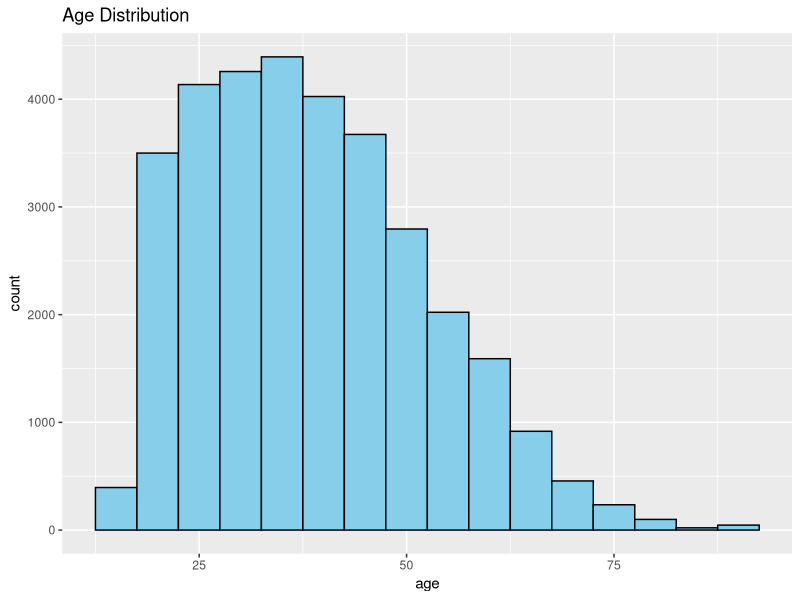
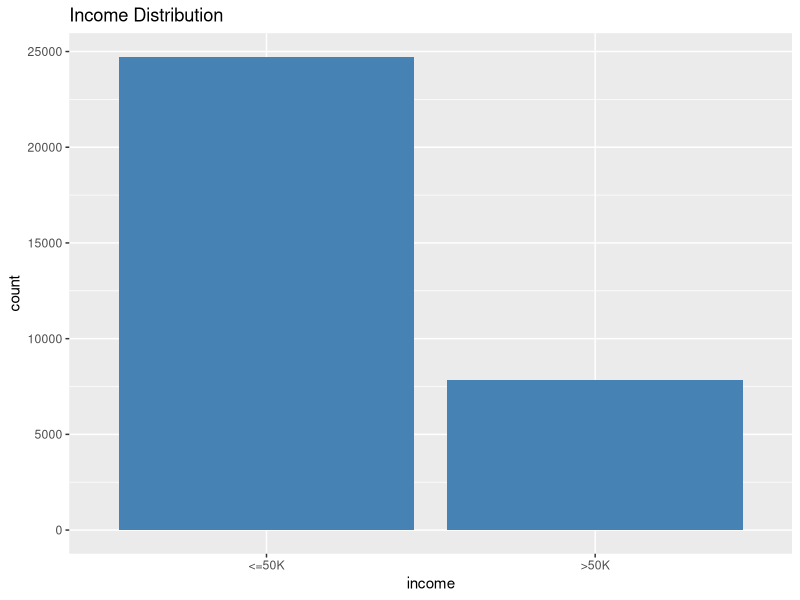
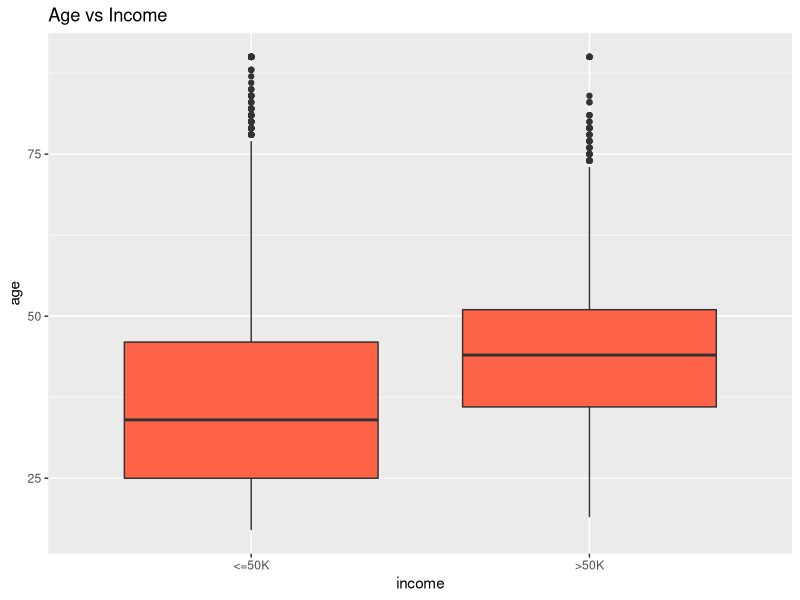
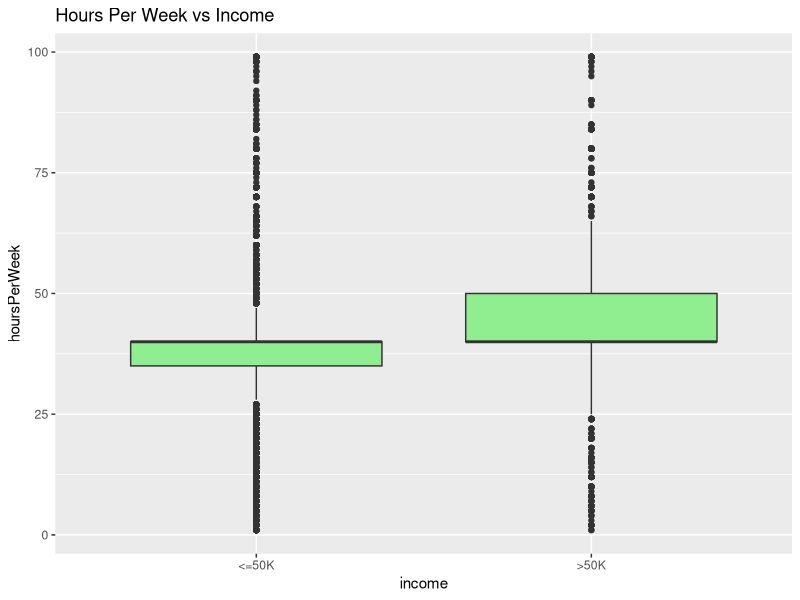
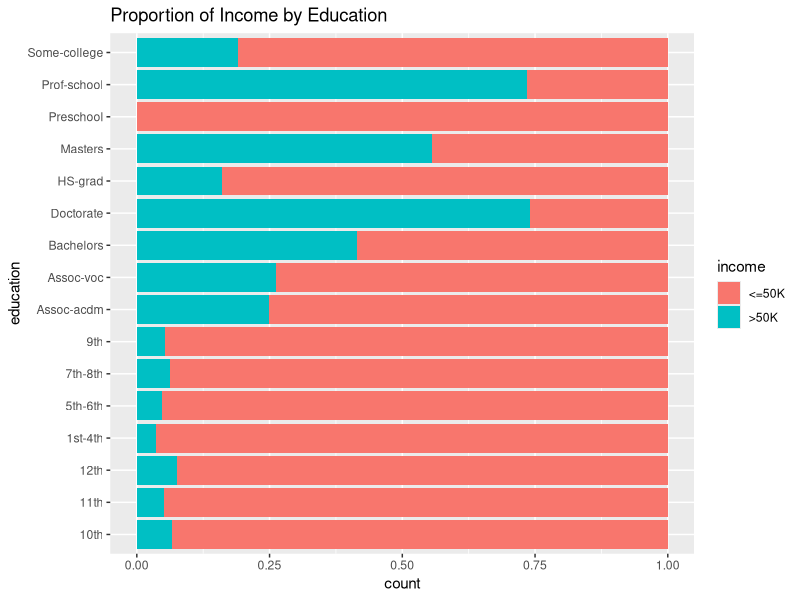
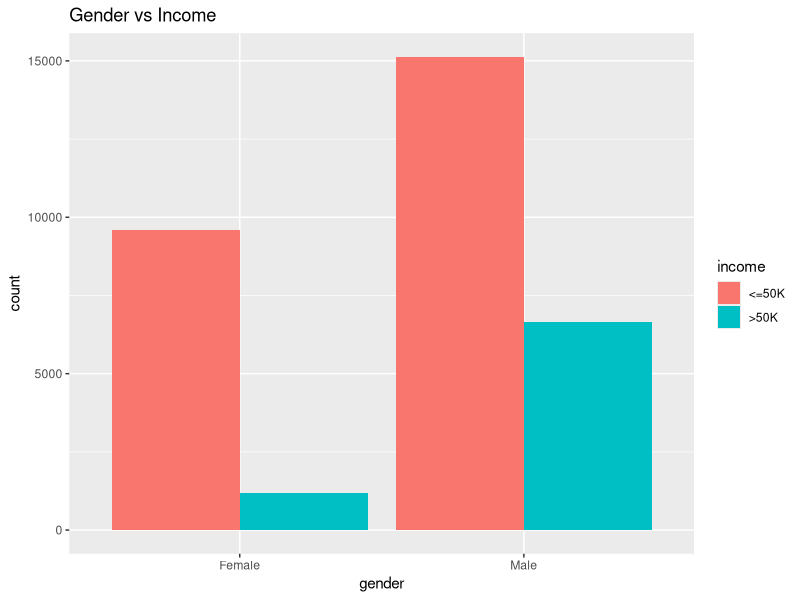
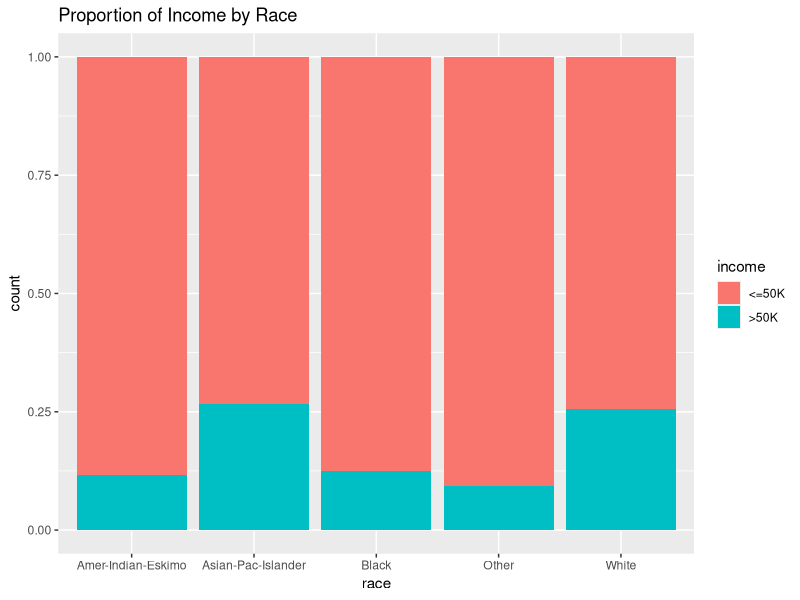
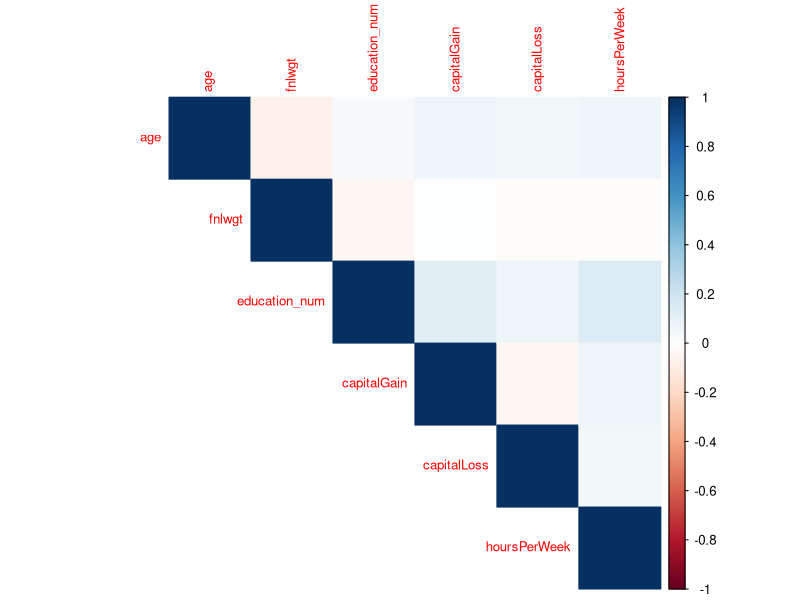

These figures' R source, in order:
library(dplyr)
library(ggplot2)
library(corrplot)

if(!dir.exists("dataanalysis")) {
    dir.create("dataanalysis")
}

data <- read.csv("dataset/adult.csv", header=TRUE, na.strings=c("?", "", "NA"))

data <- data %>% mutate(across(where(is.character), as.factor))

sink("dataanalysis/console_output.txt")

cat("\n=== Data Structure ===\n")
str(data)

cat("\n=== Data Summary ===\n")
print(summary(data))

cat("\n=== MIssing Value ===\n")
print(colSums(is.na(data)))

cat("\n=== Income Distribution ===\n")
print(table(data$income))

cat("\n=== Correlation Matrix ===\n")
numeric_data <- data %>% select(where(is.numeric))
corr_matrix <- cor(numeric_data)
print(corr_matrix)

cat("\n=== Income by Education ===\n")
print(table(data$education, data$income))

sink()

#Histogram of age
p1 <- ggplot(data, aes(x=age)) +
geom_histogram(binwidth = 5, fill = "skyblue", colour = "black") +
ggtitle("Age Distribution")
ggsave("dataanalysis/age_histogram.png", plot = p1, width = 7, height = 5)

#Income distribution
p2 <- ggplot(data, aes(x=income)) +
geom_bar(fill = "steelblue") +
ggtitle("Income Distribution")
ggsave("dataanalysis/income_barplot.png", plot = p2, width = 7, height = 5)

# Boxplot: Age vs Income
p3 <- ggplot(data, aes(x=income, y=age)) +
geom_boxplot(fill = "tomato") +
ggtitle("Age vs Income")
ggsave("dataanalysis/age_income_boxplot.png", plot = p3, width = 7, height = 5)

# Boxplot: Hours vs Income
p4 <- ggplot(data, aes(x=income, y=hoursPerWeek)) +
geom_boxplot(fill = "lightgreen") +
ggtitle("Hours Per Week vs Income")
ggsave("dataanalysis/hours_income_boxplot.png", plot = p4, width = 7, height = 5)

# Education vs Income
p5 <- ggplot(data, aes(x=education, fill=income)) +
geom_bar(position = "fill") +
coord_flip() +
ggtitle("Proportion of Income by Education")
ggsave("dataanalysis/education_income_barplot.png", plot = p5, width = 7, height = 5)

# Gender vs Income
p6 <- ggplot(data, aes(x=gender, fill = income)) +
geom_bar(position = "dodge") +
ggtitle("Gender vs Income")
ggsave("dataanalysis/gender_income_barplot.png", plot = p6, width = 6, height = 5)

# Race vs income
p7 <- ggplot(data, aes(x=race, fill=income)) +
geom_bar(position = "fill") +
ggtitle("Proportion of Income by Race")
ggsave("dataanalysis/race_income_barplot.png", plot = p7, width = 6, height = 5)

#correlation plot
png("dataanalysis/correlation_plot.png", width= 700, height= 600)
corrplot(corr_matrix, method = "color", type = "upper", tl.cex = 0.8)
dev.off()

# Also save summary as text
summary_df <- summary(data)  
capture.output(summary_df, file = "dataanalysis/data_summary.txt")